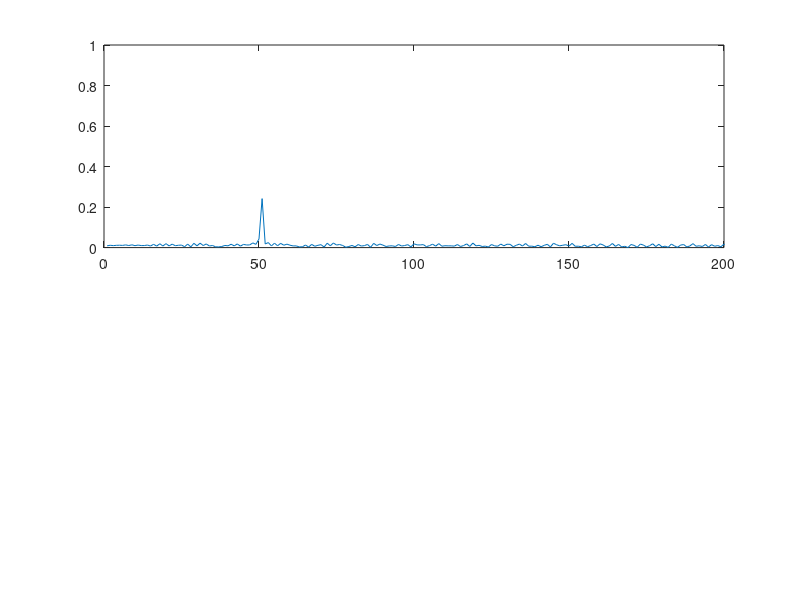
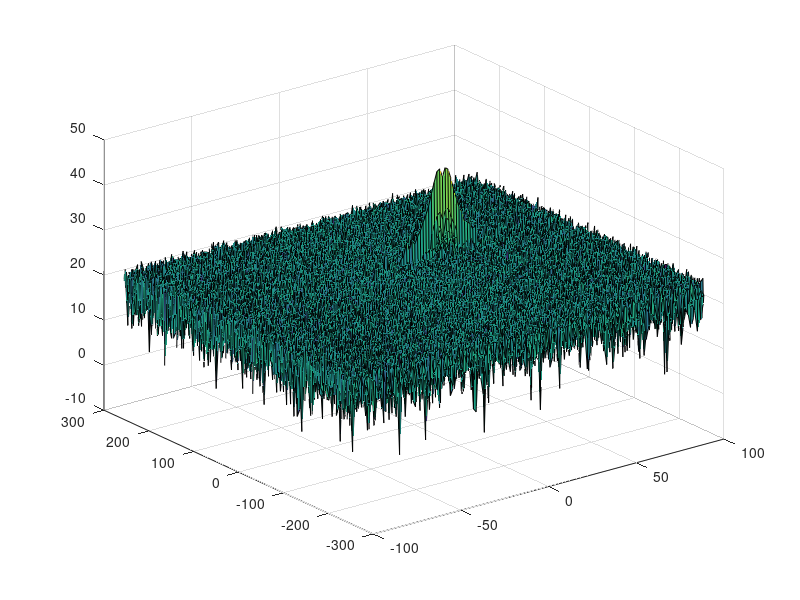

MATLAB code for these plots, in order: (Note: this script raises an error after producing the figures.)

clear all
clc;

%% Radar Specifications 
%%%%%%%%%%%%%%%%%%%%%%%%%%%
% Frequency of operation = 77GHz
% Max Range = 200m
% Range Resolution = 1 m
% Max Velocity = 100 m/s


% Radar Specifications
frequency = 77e9; % Frequency of operation = 77GHz
maxRange = 200; % Max Range = 200m
rangeResolution = 1; % Range Resolution = 1 m
maxVelocity = 100; % Max Velocity = 100 m/s

% Speed of light
c = 3e8; % speed of light = 3e8 m/s

%%%%%%%%%%%%%%%%%%%%%%%%%%%

%speed of light = 3e8
%% User Defined Range and Velocity of target
% 1:
% define the target's initial position and velocity. Note : Velocity
% remains contant

% User Defined Range and Velocity of target
initialPosition = 50; % Example: 50 meters
velocity = 30; % Example: 30 m/s (constant velocity)
%%%%%%%%%%%%%%%%%%%%%%%%%%%

 


%% FMCW Waveform Generation

% 2:
%Design the FMCW waveform by giving the specs of each of its parameters.
% Calculate the Bandwidth (B), Chirp Time (Tchirp) and Slope (slope) of the FMCW
% chirp using the requirements above.


% FMCW Waveform Generation
B = c / (2 * rangeResolution); % Bandwidth
Tchirp = 5.5 * (2 * maxRange / c); % Chirp time (factor of 5.5 is typical)
slope = B / Tchirp; % Slope of the FMCW chirp
%%%%%%%%%%%%%%%%%%%%%%%%%%%



%Operating carrier frequency of Radar 
fc= 77e9;             %carrier freq

                                                          
%The number of chirps in one sequence. Its ideal to have 2^ value for the ease of running the FFT
%for Doppler Estimation. 
Nd=128;                   % #of doppler cells OR #of sent periods % number of chirps

%The number of samples on each chirp. 
Nr=1024;                  %for length of time OR # of range cells

% Timestamp for running the displacement scenario for every sample on each
% chirp
t=linspace(0,Nd*Tchirp,Nr*Nd); %total time for samples


%Creating the vectors for Tx, Rx and Mix based on the total samples input.
Tx=zeros(1,length(t)); %transmitted signal
Rx=zeros(1,length(t)); %received signal
Mix = zeros(1,length(t)); %beat signal

%Similar vectors for range_covered and time delay.
r_t=zeros(1,length(t));
td=zeros(1,length(t));


%% Signal generation and Moving Target simulation
% Running the radar scenario over the time. 

for i=1:length(t)         
    
    
    % *%TODO* :
    %For each time stamp update the Range of the Target for constant velocity. 
    
     % Update the Range of the Target for constant velocity
    r_t(i) = initialPosition + velocity * t(i);
    td(i) = 2 * r_t(i) / c; % Time delay



    % *%TODO* :
    %For each time sample we need update the transmitted and
    %received signal. 
    % Update the transmitted and received signal
    Tx(i) = cos(2 * pi * (frequency * t(i) + (slope * t(i)^2) / 2));
    Rx(i) = cos(2 * pi * (frequency * (t(i) - td(i)) + (slope * (t(i) - td(i))^2) / 2));



    
    % 3:
    %Now by mixing the Transmit and Receive generate the beat signal
    %This is done by element wise matrix multiplication of Transmit and
    %Receiver Signal
    % Generate the beat signal by mixing Tx and Rx
    Mix(i) = Tx(i) .* Rx(i);    
end

%% RANGE MEASUREMENT


 % 4:
%reshape the vector into Nr*Nd array. Nr and Nd here would also define the size of
%Range and Doppler FFT respectively.

Mix = reshape(Mix, [Nr, Nd]);

 % 5:
%run the FFT on the beat signal along the range bins dimension (Nr) and
%normalize.

sig_fft1 = fft(Mix, Nr);
sig_fft1 = sig_fft1 / Nr;



 % 6:
% Take the absolute value of FFT output
sig_fft1 = abs(sig_fft1);


 % 7:
% Output of FFT is double sided signal, but we are interested in only one side of the spectrum.
% Hence we throw out half of the samples.


% Keep one side of the spectrum
sig_fft1 = sig_fft1(1:Nr/2);



%plotting the range
figure ('Name','Range from First FFT')
subplot(2,1,1)

 % 8:
 % plot FFT output 
plot(sig_fft1);
 
axis ([0 200 0 1]);



%% RANGE DOPPLER RESPONSE
% The 2D FFT implementation is already provided here. This will run a 2DFFT
% on the mixed signal (beat signal) output and generate a range doppler
% map.You will implement CFAR on the generated RDM




% Range Doppler Map Generation.

% The output of the 2D FFT is an image that has reponse in the range and
% doppler FFT bins. So, it is important to convert the axis from bin sizes
% to range and doppler based on their Max values.

Mix=reshape(Mix,[Nr,Nd]);

% 2D FFT using the FFT size for both dimensions.
sig_fft2 = fft2(Mix,Nr,Nd);

% Taking just one side of signal from Range dimension.
sig_fft2 = sig_fft2(1:Nr/2,1:Nd);
sig_fft2 = fftshift (sig_fft2);
RDM = abs(sig_fft2);
RDM = 10*log10(RDM) ;

%use the surf function to plot the output of 2DFFT and to show axis in both
%dimensions
doppler_axis = linspace(-100,100,Nd);
range_axis = linspace(-200,200,Nr/2)*((Nr/2)/400);
figure,surf(doppler_axis,range_axis,RDM);

%% CFAR implementation

%Slide Window through the complete Range Doppler Map

% 9:
%Select the number of Training Cells in both the dimensions.

% Number of Training Cells in both dimensions
Tr = 10; % Training cells for range
Td = 8; % Training cells for doppler


% 10:
%Select the number of Guard Cells in both dimensions around the Cell under 
%test (CUT) for accurate estimation


% Number of Guard Cells in both dimensions
Gr = 4; % Guard cells for range
Gd = 4; % Guard cells for doppler





% 11:
% offset the threshold by SNR value in dB

offset = 6;


% 12:
%Create a vector to store noise_level for each iteration on training cells
noise_level = zeros(1,1);


% 13:
%design a loop such that it slides the CUT across range doppler map by
%giving margins at the edges for Training and Guard Cells.
%For every iteration sum the signal level within all the training
%cells. To sum convert the value from logarithmic to linear using db2pow
%function. Average the summed values for all of the training
%cells used. After averaging convert it back to logarithimic using pow2db.
%Further add the offset to it to determine the threshold. Next, compare the
%signal under CUT with this threshold. If the CUT level > threshold assign
%it a value of 1, else equate it to 0.


   % Use RDM[x,y] as the matrix from the output of 2D FFT for implementing
   % CFAR





% 14:
% The process above will generate a thresholded block, which is smaller 
%than the Range Doppler Map as the CUT cannot be located at the edges of
%matrix. Hence,few cells will not be thresholded. To keep the map size same
% set those values to 0. 
 



% Initialize a thresholded RDM
thresholded_RDM = zeros(size(RDM));

% Loop through the RDM, excluding the edges for Training and Guard Cells
for i = Tr+Gr+1:(Nr/2)-(Gr+Tr)
    for j = Td+Gd+1:Nd-(Gd+Td)
        % Compute noise level
        noise_level = sum(db2pow(RDM(i-(Tr+Gr):i+(Tr+Gr), j-(Td+Gd):j+(Td+Gd))), 'all');
        noise_level = noise_level - sum(db2pow(RDM(i-Gr:i+Gr, j-Gd:j+Gd)), 'all');
        noise_level = noise_level / ((2*(Tr+Gr)+1)*(2*(Td+Gd)+1) - (2*Gr+1)*(2*Gd+1));

        % Convert noise level to dB and add offset
        threshold = pow2db(noise_level) + offset;

        % Compare the signal under CUT with the threshold
        if RDM(i,j) > threshold
            thresholded_RDM(i,j) = 1;
        else
            thresholded_RDM(i,j) = 0;
        end
    end
end

% Set the edges of thresholded RDM to zero
thresholded_RDM(union(1:Tr+Gr, end-(Tr+Gr-1):end), :) = 0; 
thresholded_RDM(:, union(1:Td+Gd, end-(Td+Gd-1):end)) = 0;






% 15:
%display the CFAR output using the Surf function like we did for Range
%Doppler Response output.

% Display the CFAR output using the Surf function
figure, surf(doppler_axis, range_axis, thresholded_RDM);
colorbar;

figure,surf(doppler_axis,range_axis,'replace this with output');
colorbar;


 
 